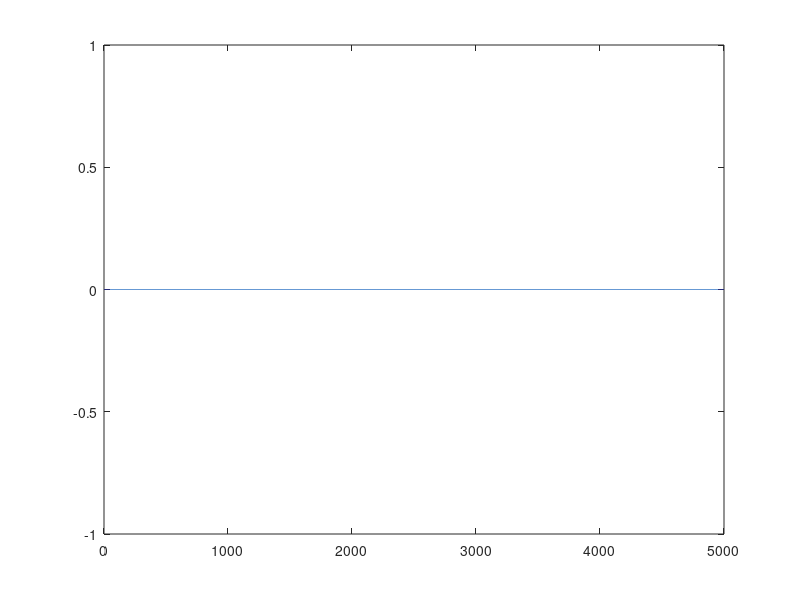

Write MATLAB code to recreate this figure. (Note: this script raises an error after producing the figure.)
%FinalProject
%Gabrielle Ewall, Kirsi Goldynia
%4-16-15

% SIMPLIFYING ASSUMPTION: only one left input, only one right input, only
% one cell in each group

%generate poisson spike trains for the first layer of input from each
%eye
%calculate the firing rate at each point in time of both 'Excitatory Inputs'
    %this is done using the first layer poisson spike trains
%generate poisson trains for each group of layer 2 'Excitatory Inputs'
%   using the rates
%use spike times to find conductance values vector
%plug conductances into v=IR for both groups of excitatory, andinhibitory
%inputs onto the postsynaptic cell
%calculate the total current onto postsynaptic cell
%plug into the LIF update rule

%do monocular deprivation

%determine the effect of varying inhibition on ocular dominance competition
clear
%DEFINE PARAMETERS
t_end = 5000;%ms
dt =.1;%ms
tau_e = 20;%ms
tau_weights = 20;
w_L = zeros(1,t_end);%weight of the presynaptic cell onto the postsynaptic cell
w_L(1) = .5;
w_R = zeros(1,t_end);
w_R(1) = .5;
PSP_var_0 = (0/tau_e^2)*exp(0/tau_e);

%USER MODIFIED INPUTS

cc = .5;%c_c: strength of input from retinal ganglion cells
cf = .5;%level of inhibitory input to postsynaptic cell

t_vec = 0:dt:t_end;
r_ex_L =zeros(1,length(t_end));
r_mean = 5;%hz
%rate_vec = r_mean * exp(-.5 * ((angle_vec - theta_max)./sigma_r) .^2);
A_plus = 0.003;%magnitude of LTP
A_minus = .003/.99;%magnitude of LTD
delta_w = 0;
delta_g_ex = .6;% made up
delta_g_inh = .5;% made up
r_base = 10*(1-cf); %base inhibitory rate 
num_ex = 1; %number of excitatory synapses onto inhibitory/postsynaptic cell
num_inh = 1; %number of inhibitory synapses onto postsynaptic cell
gbar_ex = .015;
tau_ex = 5;
gbar_inh = .005;
tau_inh = 10; %ms
E_ex = 0;%mV
E_inh = -80;%mV
g_leak = 1;
E_leak = -74;%mV


%define temporal change in PSPs (epsilon)
%generate poisson spike distribution using the mean rate to determine when
%the next spike will occur
%use code from PS4

%GENERATE POISSON MODEL SPIKE TRAIN from LEFT EYE
%figure;
spike_train_vec_L = zeros(1,t_end/dt);
num_vec = rand(1,t_end/dt);
spike_train_vec_L((r_mean/1000)*dt > num_vec) = 1;
%plot(dt:dt:t_end, spike_train_vec_L)

%GENERATE POISSON MODEL SPIKE TRAIN from RIGHT EYE
%figure;
spike_train_vec_R = zeros(1,t_end/dt);
num_vec = rand(1,t_end/dt);
spike_train_vec_R((r_mean/1000)*dt > num_vec) = 1;
%plot(dt:dt:t_end, spike_train_vec_R)


%finding rates
for i=1:t_end/dt
    temp_sum = 0;
    t = t_vec(i);
    %changing the value of PSP_var (E)
    if t>=0
        tau_e = 20;%ms
        PSP_var(i) = (t/tau_e^2)*exp(-t/tau_e);
        
    else
        PSP_var(i) = 0;
    end
    %changing weights
    if t > 0
        delta_w = A_plus * exp(-dt/tau_weights);%delta t is btw pre and psot
    elseif t < 0
        delta_w = -A_minus * exp(dt/tau_weights);
    else
        delta_w = 0;
    end
    
    sum_ex_L = 0;
    sum_ex_R = 0;
    for f = 1:i
        if spike_train_vec_L(f) == 1
            if f == i
                sum_ex_L = PSP_var_0 + r_base + sum_ex_L;
            else
                sum_ex_L = PSP_var(i - f) + r_base + sum_ex_L;
            end
        end
        if spike_train_vec_R(f) == 1
            if f == i
                sum_ex_R = PSP_var_0 + r_base + sum_ex_R;
            else
                sum_ex_R = PSP_var(i - f) + r_base + sum_ex_R;
            end
        end
    end
 
    r_ex_L(i) = sum_ex_L * cc;
    r_ex_R(i) = sum_ex_R * cc;
    
    %GENERATE POISSON MODEL SPIKE TRAIN from LEFT EX INPUTS
    %figure;
    spike_train_L_lay2 = zeros(1,t_end/dt);
    num_vec = rand(1,t_end/dt);
    spike_train_L_lay2((r_ex_L/1000)*dt > num_vec(1:i)) = 1;
    %plot(dt:dt:t_end, spike_train_vec_L)

    %GENERATE POISSON MODEL SPIKE TRAIN from RIGHT EX INPUTS
    %figure;
    spike_train_R_lay2 = zeros(1,t_end/dt);
    num_vec = rand(1,t_end/dt);
    spike_train_R_lay2((r_ex_R/1000)*dt > num_vec(1:i)) = 1;
    %plot(dt:dt:t_end, spike_train_vec_L)
    
    %calculate RATE OF INHIBITORY GROUP
    sum_inh_L = 0;
    sum_inh_R = 0;
    for syn = 1:num_ex
        for f = 1:i
            if spike_train_L_lay2(f) ==1
                if f == i
                    sum_inh_L = PSP_var_0 + r_base + sum_inh_L;
                else
                    sum_inh_L = PSP_var(i - f) + r_base + sum_inh_L;
                end
            end
            
            if spike_train_R_lay2(f) == 1
                if spike_train_L_lay2(f) == 1
                    if f == i
                        sum_inh_R = PSP_var_0 + r_base + sum_inh_R;
                    else
                        sum_inh_R = PSP_var(i - f) + r_base + sum_inh_R;
                    end
                end
            end
        end
    end
    
    sum_inh = sum_inh_L +sum_inh_R;
    r_inh(i) = sum_inh *cf/(num_ex*2); %2 because 2 groups of excitatory inputs
    %it makes sense that there are more spikes later on, because as t is
    %farther from arrival time of f, epsilon gets smaller, so at the
    %beginning of the spike train, you have rate =  a bunch of higher
    %values/#syn.  Later, you have rate = even more higher values (b/c lay2 ex cells also increase rate for the same reasons) and many
    %low values (from long past spikes)/#syn
    
    %GENERATE POISSON MODEL SPIKE TRAIN from INH INPUTS
    %figure;
    spike_train_inh = zeros(1,t_end/dt);
    num_vec = rand(1,t_end/dt);
    spike_train_inh((r_inh/1000)*dt > num_vec(1:i)) = 1;
    plot(dt:dt:t_end, spike_train_inh)
    
    %CALCULATE POSTSYNAPTIC VOLTAGE
    %assume that a change in weight only affects the next time step
    V(1) = -60;%mV, made up
    for synE = 1:num_ex
        
        if V(i) >= -54 %mV
            V(i+1) = -60; %mV
            
            %LEFT WEIGHT
            delta_t = dt* (find(fliplr(spike_train_L_lay2),1) - 1);
            if delta_t == 0
                delta_w = 0;
            elseif delta_t > 0
                delta_w = A_plus * exp(-delta_t/tau_weights);
            elseif delta_t < 0
                delta_w = -A_minus*exp(delta_t/tau_weights);
            w_L(i+1) = delta_w + w_L(i);
            end
            
            
            %RIGHT WEIGHT
            delta_t = dt* (find(fliplr(spike_train_R_lay2),1) - 1);
            if delta_t == 0
                delta_w = 0;
            elseif delta_t > 0
                delta_w = A_plus * exp(-delta_t/tau_weights);
            elseif delta_t < 0
                delta_w = -A_minus*exp(delta_t/tau_weights);
            w_R(i+1) = delta_w + w_R(i);
            end
        end
            
        for synI = 1:num_inh
            %calculate gs (for each ex and inh synapse)
            g_ex_L = gbar_ex * w_L(i +1) * exp(-t/tau_ex);
            g_ex_R = gbar_ex * w_R(i+1) * exp(-t/tau_ex);

            g_inh = gbar_inh * (exp(1)/tau_inh)*t*exp(-t/tau_inh);
            
            
            %calculate Is (for each ex and inh synapse)
            V = -50;
            I_ex_L = -g_ex_L *(V(i+1) -E_ex);
            I_ex_R = -g_ex_R * (V(i+1) -E_ex);
            I_inh = -g_inh * (V(i+1) -E_inh);
        end
    
    end
    %calculate voltage!!!
    I_total = I_inh+I_ex_L +I_ex_R;
    V_inf = -I_total/(g_leak*(-E_leak + 1));
    tau_eff = tau_m/(g_leak*(-E_leak + 1));
    V(i+1) = V_inf + (V(1) - V_inf)*exp(-t/tau_eff);
    
    %strategy: use first weight to calculate initial voltage and see if
    %spike.  Kepp doing this until there is a spike, then use the weight
    %update rule


    
    %define change in conductances here
    %define V of the postsynaptic cell here
end
%V  tracks the post synaptic cell
    
%cover the second group of excitatory
%do basically the same for inhibitory
%integrate over #spikes and #synapses

%use the cha

%define the changing weights
%postsynaptic rates
%integrate over #spikes and #synapses




%run experiment
